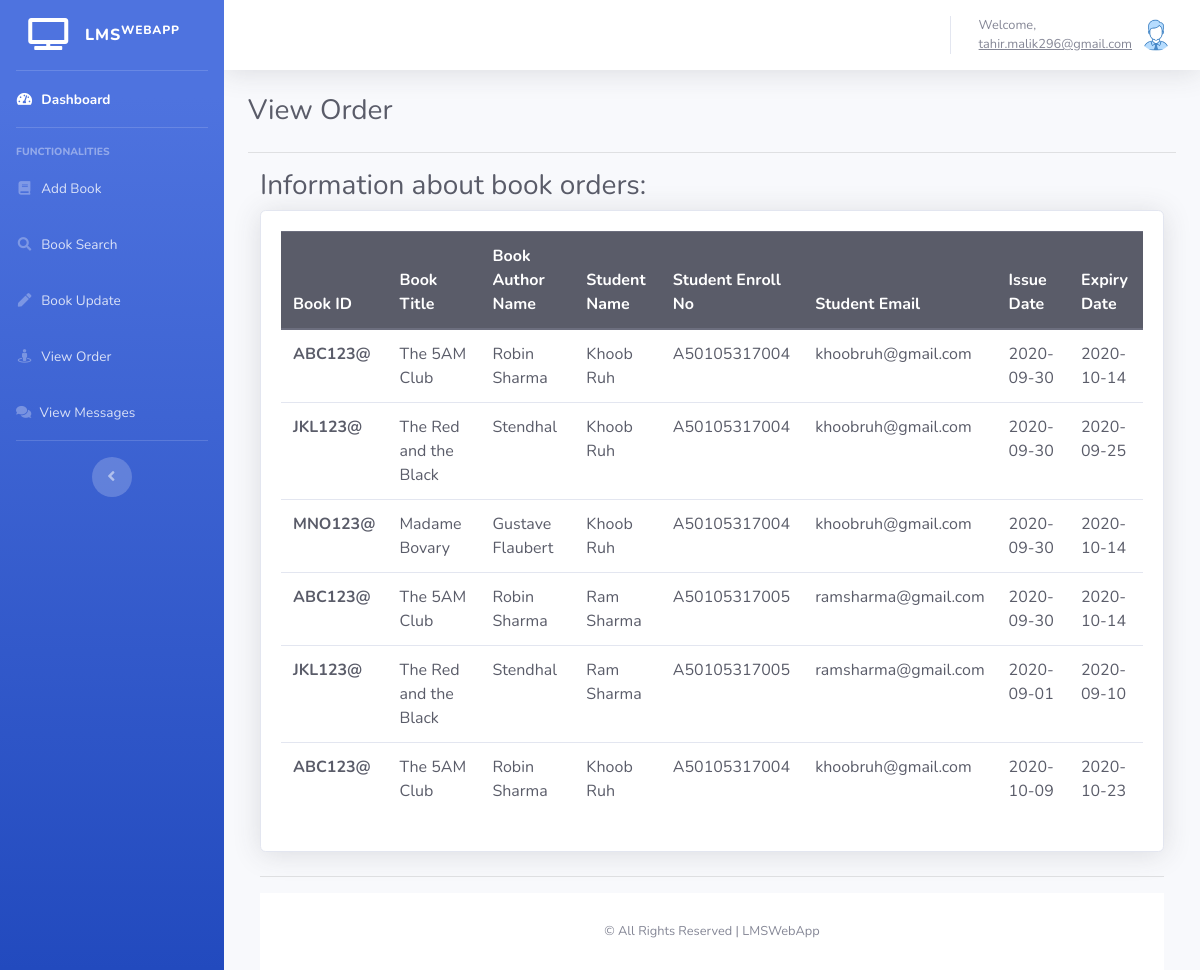
/Account/Panel/AdminPanel/adminViewOrder.php (signed in), run on the app's committed database.
### tables this page shows
CREATE TABLE `studentorders` (
  `tid` int(11) NOT NULL,
  `bookid` varchar(100) NOT NULL,
  `booktitle` varchar(100) NOT NULL,
  `bookauthname` varchar(100) NOT NULL,
  `studentname` varchar(100) NOT NULL,
  `studentenrollno` varchar(100) NOT NULL,
  `email` varchar(100) NOT NULL,
  `issuedate` varchar(100) NOT NULL,
  `expirydate` varchar(100) NOT NULL,
  `time` timestamp NOT NULL DEFAULT current_timestamp() ON UPDATE current_timestamp()
);

### Account/Panel/AdminPanel/adminViewOrder.php (the view, shortened to what this page needs)
<?php
if(isset($_SESSION['email']) && isset($_SESSION['password'])) {
  ?>
<!DOCTYPE html>
<html lang="en">
<head>
  <link href="vendor/fontawesome-free/css/all.min.css" rel="stylesheet" type="text/css">
  <link href="css/sb-admin-2.min.css" rel="stylesheet">
</head>
<body id="page-top">
  <div id="wrapper">
    <ul class="navbar-nav bg-gradient-primary sidebar sidebar-dark accordion" id="accordionSidebar">
      <a class="sidebar-brand d-flex align-items-center justify-content-center" href="index.php">
        <div class="sidebar-brand-icon">
        <i class="fas fa-tv"></i>
        </div>
        <div class="sidebar-brand-text mx-3">LMS<sup>WebApp</sup></div>
      </a>
      <hr class="sidebar-divider my-0">
      <li class="nav-item active">
        <a class="nav-link" href="index.php">
          <i class="fas fa-fw fa-tachometer-alt"></i>
          <span>Dashboard</span></a>
      </li>
      <hr class="sidebar-divider">
      <div class="sidebar-heading">
        Functionalities
      </div>
      <li class="nav-item">
        <a class="nav-link collapsed" href="adminAddBook.php">
          <i class="fas fa-fw fa-book"></i>
          <span>Add Book</span>
        </a>
      </li>
      <li class="nav-item">
        <a class="nav-link collapsed" href="adminBookSearch.php">
          <i class="fas fa-fw fa-search"></i>
          <span>Book Search</span>
        </a>
      </li>
      <li class="nav-item">
        <a class="nav-link" href="adminBookUpdate.php">
          <i class="fas fa-fw fa-pen"></i>
          <span>Book Update</span></a>
      </li>
      <li class="nav-item">
        <a class="nav-link" href="adminViewOrder.php">
          <i class="fas fa-fw fa-street-view"></i>
          <span>View Order</span></a>
      </li>
      <li class="nav-item">
        <a class="nav-link" href="adminViewMessages.php">
          <i class="fas fa-comments fa"></i>
          <span>View Messages</span></a>
      </li>
      <hr class="sidebar-divider">
      <div class="text-center d-none d-md-inline">
        <button class="rounded-circle border-0" id="sidebarToggle"></button>
      </div>
    </ul>
    <div id="content-wrapper" class="d-flex flex-column">
      <div id="content">
        <nav class="navbar navbar-expand navbar-light bg-white topbar mb-4 static-top shadow">
          <ul class="navbar-nav ml-auto">
            <li class="nav-item dropdown no-arrow">
              <a class="nav-link dropdown-toggle" href="#" id="userDropdown" role="button" data-toggle="dropdown" aria-haspopup="true" aria-expanded="false">
              <span class="mr-2 d-none d-lg-inline text-gray-600 small">Welcome, <br>
                <u><?php
                 echo $_SESSION['email'];
                ?></u>
                </span>
                <img class="img-profile rounded-circle" src="img\admin.png">
              </a>
            </li>
          </ul>
        </nav>
        <div class="container-fluid">
          <div class="d-sm-flex align-items-center justify-content-between mb-4">
            <h1 class="h3 mb-0 text-gray-800">View Order</h1>
          </div>
          <hr class="sidebar-divider">
            <div class="col-lg-12 mb-8">
            <h1 class="h3 mb-2 text-gray-800">Information about book orders:</h1>
            <div class="card shadow mb-4">
            <div class="card-body">
              <div class="table-responsive">
                <table class="table table-hover text-dark">
                <thead class="thead-dark">
                  <tr>
                    <th scope="col">Book ID</th>
                    <th scope="col">Book Title</th>
                    <th scope="col">Book Author Name</th>
                    <th scope="col">Student Name</th>
                    <th scope="col">Student Enroll No</th>
                    <th scope="col">Student Email</th>
                    <th scope="col">Issue Date</th>
                    <th scope="col">Expiry Date</th>
                  </tr>
                </thead>
                <tbody>
                <?php
                include_once('connect.php');
                $sql = "SELECT * FROM `studentorders`";
                $query = mysqli_query($conn, $sql);
                while($res = mysqli_fetch_array($query)) {
                ?>
                  <tr>
                    <th scope="row"><?php echo $res['bookid']; ?></th>
                    <td><?php echo $res['booktitle']; ?></td>
                    <td><?php echo $res['bookauthname']; ?></td>
                    <td><?php echo $res['studentname']; ?></td>
                    <td><?php echo $res['studentenrollno']; ?></td>
                    <td><?php echo $res['email']; ?></td>
                    <td><?php echo $res['issuedate']; ?></td>
                    <td><?php echo $res['expirydate']; ?></td>
                  <?php
                }
                ?>
                </tbody>
              </table>
              </div>
            </div>
          </div>
      <hr class="sidebar-divider">
      <footer class="sticky-footer bg-white">
        <div class="container my-auto">
          <div class="copyright text-center my-auto">
            <span>&copy; All Rights Reserved | LMSWebApp</span>
          </div>
        </div>
      </footer>
    </div>
  </div>
</body>
</html>
<?php
}
else {
  echo "<script>
        alert('Email & Password Not Authenticated!');
        window.location.href='../../Login/adminLogin.php';
        </script>";
}
?>

### data on the page
studentorders: bookid "ABC123@", booktitle "The 5AM Club", bookauthname "Robin Sharma", studentname "Khoob Ruh", studentenrollno "A50105317004", email "khoobruh@gmail.com", issuedate "2020-09-30", expirydate "2020-10-14"
studentorders: bookid "JKL123@", booktitle "The Red and the Black", bookauthname "Stendhal", studentname "Khoob Ruh", studentenrollno "A50105317004", email "khoobruh@gmail.com", issuedate "2020-09-30", expirydate "2020-09-25"
studentorders: bookid "MNO123@", booktitle "Madame Bovary", bookauthname "Gustave Flaubert", studentname "Khoob Ruh", studentenrollno "A50105317004", email "khoobruh@gmail.com", issuedate "2020-09-30", expirydate "2020-10-14"
studentorders: bookid "ABC123@", booktitle "The 5AM Club", bookauthname "Robin Sharma", studentname "Ram Sharma", studentenrollno "A50105317005", email "ramsharma@gmail.com", issuedate "2020-09-30", expirydate "2020-10-14"
studentorders: bookid "JKL123@", booktitle "The Red and the Black", bookauthname "Stendhal", studentname "Ram Sharma", studentenrollno "A50105317005", email "ramsharma@gmail.com", issuedate "2020-09-01", expirydate "2020-09-10"
studentorders: bookid "ABC123@", booktitle "The 5AM Club", bookauthname "Robin Sharma", studentname "Khoob Ruh", studentenrollno "A50105317004", email "khoobruh@gmail.com", issuedate "2020-10-09", expirydate "2020-10-23"

### other printed values
$_SESSION['email'] "tahir.malik296@gmail.com"
